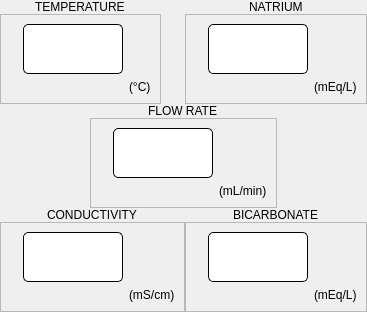
              <widget class="QFrame" name="s_data">
               <property name="frameShape">
                <enum>QFrame::NoFrame</enum>
               </property>
               <property name="frameShadow">
                <enum>QFrame::Raised</enum>
               </property>
               <layout class="QVBoxLayout" name="verticalLayout_3">
                <property name="spacing">
                 <number>0</number>
                </property>
                <property name="leftMargin">
                 <number>0</number>
                </property>
                <property name="topMargin">
                 <number>0</number>
                </property>
                <property name="rightMargin">
                 <number>0</number>
                </property>
                <property name="bottomMargin">
                 <number>0</number>
                </property>
                <item>
                 <widget class="QFrame" name="frame">
                  <property name="frameShape">
                   <enum>QFrame::NoFrame</enum>
                  </property>
                  <property name="frameShadow">
                   <enum>QFrame::Raised</enum>
                  </property>
                  <layout class="QHBoxLayout" name="horizontalLayout_3">
                   <property name="spacing">
                    <number>0</number>
                   </property>
                   <property name="leftMargin">
                    <number>0</number>
                   </property>
                   <property name="topMargin">
                    <number>0</number>
                   </property>
                   <property name="rightMargin">
                    <number>0</number>
                   </property>
                   <property name="bottomMargin">
                    <number>0</number>
                   </property>
                   <item>
                    <widget class="QFrame" name="frame_5">
                     <property name="frameShape">
                      <enum>QFrame::NoFrame</enum>
                     </property>
                     <property name="frameShadow">
                      <enum>QFrame::Raised</enum>
                     </property>
                     <layout class="QVBoxLayout" name="verticalLayout_4" stretch="0,0">
                      <property name="spacing">
                       <number>0</number>
                      </property>
                      <property name="leftMargin">
                       <number>0</number>
                      </property>
                      <property name="topMargin">
                       <number>0</number>
                      </property>
                      <property name="rightMargin">
                       <number>0</number>
                      </property>
                      <property name="bottomMargin">
                       <number>0</number>
                      </property>
                      <item alignment="Qt::AlignHCenter|Qt::AlignVCenter">
                       <widget class="QLabel" name="label">
                        <property name="text">
                         <string>TEMPERATURE</string>
                        </property>
                       </widget>
                      </item>
                      <item>
                       <widget class="QFrame" name="frame_4">
                        <property name="frameShape">
                         <enum>QFrame::StyledPanel</enum>
                        </property>
                        <property name="frameShadow">
                         <enum>QFrame::Raised</enum>
                        </property>
                        <layout class="QGridLayout" name="gridLayout_3">
                         <item row="1" column="2" alignment="Qt::AlignLeft|Qt::AlignTop">
                          <widget class="QLabel" name="label_26">
                           <property name="text">
                            <string>(°C)</string>
                           </property>
                          </widget>
                         </item>
                         <item row="0" column="1" alignment="Qt::AlignHCenter|Qt::AlignVCenter">
                          <widget class="QLineEdit" name="s1_edit_4">
                           <property name="sizePolicy">
                            <sizepolicy hsizetype="Preferred" vsizetype="Preferred">
                             <horstretch>0</horstretch>
                             <verstretch>0</verstretch>
                            </sizepolicy>
                           </property>
                           <property name="minimumSize">
                            <size>
                             <width>100</width>
                             <height>50</height>
                            </size>
                           </property>
                           <property name="maximumSize">
                            <size>
                             <width>100</width>
                             <height>50</height>
                            </size>
                           </property>
                           <property name="styleSheet">
                            <string notr="true">background: #FFFFFF;
border: 1px solid #000000;
border-radius: 5px;</string>
                           </property>
                          </widget>
                         </item>
                         <item row="1" column="0">
                          <widget class="QLabel" name="label_25">
                           <property name="text">
                            <string/>
                           </property>
                          </widget>
                         </item>
                        </layout>
                       </widget>
                      </item>
                     </layout>
                    </widget>
                   </item>
                   <item>
                    <widget class="QFrame" name="frame_6">
                     <property name="frameShape">
                      <enum>QFrame::NoFrame</enum>
                     </property>
                     <property name="frameShadow">
                      <enum>QFrame::Raised</enum>
                     </property>
                    </widget>
                   </item>
                   <item>
                    <widget class="QFrame" name="frame_7">
                     <property name="frameShape">
                      <enum>QFrame::NoFrame</enum>
                     </property>
                     <property name="frameShadow">
                      <enum>QFrame::Raised</enum>
                     </property>
                     <layout class="QVBoxLayout" name="verticalLayout_8">
                      <property name="spacing">
                       <number>0</number>
                      </property>
                      <property name="leftMargin">
                       <number>0</number>
                      </property>
                      <property name="topMargin">
                       <number>0</number>
                      </property>
                      <property name="rightMargin">
                       <number>0</number>
                      </property>
                      <property name="bottomMargin">
                       <number>0</number>
                      </property>
                      <item alignment="Qt::AlignHCenter|Qt::AlignVCenter">
                       <widget class="QLabel" name="label_4">
                        <property name="text">
                         <string>NATRIUM</string>
                        </property>
                       </widget>
                      </item>
                      <item>
                       <widget class="QFrame" name="frame_34">
                        <property name="frameShape">
                         <enum>QFrame::StyledPanel</enum>
                        </property>
                        <property name="frameShadow">
                         <enum>QFrame::Raised</enum>
                        </property>
                        <layout class="QGridLayout" name="gridLayout_4">
                         <item row="1" column="2" alignment="Qt::AlignLeft|Qt::AlignTop">
                          <widget class="QLabel" name="label_27">
                           <property name="text">
                            <string>(mEq/L)</string>
                           </property>
                          </widget>
                         </item>
                         <item row="0" column="1" alignment="Qt::AlignHCenter|Qt::AlignVCenter">
                          <widget class="QLineEdit" name="s1_edit_5">
                           <property name="sizePolicy">
                            <sizepolicy hsizetype="Preferred" vsizetype="Preferred">
                             <horstretch>0</horstretch>
                             <verstretch>0</verstretch>
                            </sizepolicy>
                           </property>
                           <property name="minimumSize">
                            <size>
                             <width>100</width>
                             <height>50</height>
                            </size>
                           </property>
                           <property name="maximumSize">
                            <size>
                             <width>100</width>
                             <height>50</height>
                            </size>
                           </property>
                           <property name="styleSheet">
                            <string notr="true">background: #FFFFFF;
border: 1px solid #000000;
border-radius: 5px;</string>
                           </property>
                          </widget>
                         </item>
                         <item row="1" column="0">
                          <widget class="QLabel" name="label_28">
                           <property name="text">
                            <string/>
                           </property>
                          </widget>
                         </item>
                        </layout>
                       </widget>
                      </item>
                     </layout>
                    </widget>
                   </item>
                  </layout>
                 </widget>
                </item>
                <item>
                 <widget class="QFrame" name="frame_2">
                  <property name="frameShape">
                   <enum>QFrame::NoFrame</enum>
                  </property>
                  <property name="frameShadow">
                   <enum>QFrame::Raised</enum>
                  </property>
                  <layout class="QHBoxLayout" name="horizontalLayout_4">
                   <property name="spacing">
                    <number>0</number>
                   </property>
                   <property name="leftMargin">
                    <number>0</number>
                   </property>
                   <property name="topMargin">
                    <number>0</number>
                   </property>
                   <property name="rightMargin">
                    <number>0</number>
                   </property>
                   <property name="bottomMargin">
                    <number>0</number>
                   </property>
                   <item>
                    <widget class="QFrame" name="frame_8">
                     <property name="frameShape">
                      <enum>QFrame::NoFrame</enum>
                     </property>
                     <property name="frameShadow">
                      <enum>QFrame::Raised</enum>
                     </property>
                    </widget>
                   </item>
                   <item>
                    <widget class="QFrame" name="frame_9">
                     <property name="frameShape">
                      <enum>QFrame::NoFrame</enum>
                     </property>
                     <property name="frameShadow">
                      <enum>QFrame::Raised</enum>
                     </property>
                     <layout class="QVBoxLayout" name="verticalLayout_7">
                      <property name="spacing">
                       <number>0</number>
                      </property>
                      <property name="leftMargin">
                       <number>0</number>
                      </property>
                      <property name="topMargin">
                       <number>0</number>
                      </property>
                      <property name="rightMargin">
                       <number>0</number>
                      </property>
                      <property name="bottomMargin">
                       <number>0</number>
                      </property>
                      <item alignment="Qt::AlignHCenter|Qt::AlignVCenter">
                       <widget class="QLabel" name="label_6">
                        <property name="text">
                         <string>FLOW RATE</string>
                        </property>
                       </widget>
                      </item>
                      <item>
                       <widget class="QFrame" name="frame_35">
                        <property name="frameShape">
                         <enum>QFrame::StyledPanel</enum>
                        </property>
                        <property name="frameShadow">
                         <enum>QFrame::Raised</enum>
                        </property>
                        <layout class="QGridLayout" name="gridLayout_5">
                         <item row="1" column="2" alignment="Qt::AlignLeft|Qt::AlignTop">
                          <widget class="QLabel" name="label_29">
                           <property name="text">
                            <string>(mL/min)</string>
                           </property>
                          </widget>
                         </item>
                         <item row="0" column="1" alignment="Qt::AlignHCenter|Qt::AlignVCenter">
                          <widget class="QLineEdit" name="s1_edit_6">
                           <property name="sizePolicy">
                            <sizepolicy hsizetype="Preferred" vsizetype="Preferred">
                             <horstretch>0</horstretch>
                             <verstretch>0</verstretch>
                            </sizepolicy>
                           </property>
                           <property name="minimumSize">
                            <size>
                             <width>100</width>
                             <height>50</height>
                            </size>
                           </property>
                           <property name="maximumSize">
                            <size>
                             <width>100</width>
                             <height>50</height>
                            </size>
                           </property>
                           <property name="styleSheet">
                            <string notr="true">background: #FFFFFF;
border: 1px solid #000000;
border-radius: 5px;</string>
                           </property>
                          </widget>
                         </item>
                         <item row="1" column="0">
                          <widget class="QLabel" name="label_30">
                           <property name="text">
                            <string/>
                           </property>
                          </widget>
                         </item>
                        </layout>
                       </widget>
                      </item>
                     </layout>
                    </widget>
                   </item>
                   <item>
                    <widget class="QFrame" name="frame_10">
                     <property name="frameShape">
                      <enum>QFrame::NoFrame</enum>
                     </property>
                     <property name="frameShadow">
                      <enum>QFrame::Raised</enum>
                     </property>
                    </widget>
                   </item>
                  </layout>
                 </widget>
                </item>
                <item>
                 <widget class="QFrame" name="frame_3">
                  <property name="frameShape">
                   <enum>QFrame::NoFrame</enum>
                  </property>
                  <property name="frameShadow">
                   <enum>QFrame::Raised</enum>
                  </property>
                  <layout class="QHBoxLayout" name="horizontalLayout_5">
                   <property name="spacing">
                    <number>0</number>
                   </property>
                   <property name="leftMargin">
                    <number>0</number>
                   </property>
                   <property name="topMargin">
                    <number>0</number>
                   </property>
                   <property name="rightMargin">
                    <number>0</number>
                   </property>
                   <property name="bottomMargin">
                    <number>0</number>
                   </property>
                   <item>
                    <widget class="QFrame" name="frame_11">
                     <property name="frameShape">
                      <enum>QFrame::NoFrame</enum>
                     </property>
                     <property name="frameShadow">
                      <enum>QFrame::Raised</enum>
                     </property>
                     <layout class="QVBoxLayout" name="verticalLayout_5">
                      <property name="spacing">
                       <number>0</number>
                      </property>
                      <property name="leftMargin">
                       <number>0</number>
                      </property>
                      <property name="topMargin">
                       <number>0</number>
                      </property>
                      <property name="rightMargin">
                       <number>0</number>
                      </property>
                      <property name="bottomMargin">
                       <number>0</number>
                      </property>
                      <item alignment="Qt::AlignHCenter|Qt::AlignVCenter">
                       <widget class="QLabel" name="label_8">
                        <property name="text">
                         <string>CONDUCTIVITY</string>
                        </property>
                       </widget>
                      </item>
                      <item>
                       <widget class="QFrame" name="frame_36">
                        <property name="frameShape">
                         <enum>QFrame::StyledPanel</enum>
                        </property>
                        <property name="frameShadow">
                         <enum>QFrame::Raised</enum>
                        </property>
                        <layout class="QGridLayout" name="gridLayout_6">
                         <item row="1" column="2" alignment="Qt::AlignLeft|Qt::AlignTop">
                          <widget class="QLabel" name="label_31">
                           <property name="text">
                            <string>(mS/cm)</string>
                           </property>
                          </widget>
                         </item>
                         <item row="0" column="1" alignment="Qt::AlignHCenter|Qt::AlignVCenter">
                          <widget class="QLineEdit" name="s1_edit_7">
                           <property name="sizePolicy">
                            <sizepolicy hsizetype="Preferred" vsizetype="Preferred">
                             <horstretch>0</horstretch>
                             <verstretch>0</verstretch>
                            </sizepolicy>
                           </property>
                           <property name="minimumSize">
                            <size>
                             <width>100</width>
                             <height>50</height>
                            </size>
                           </property>
                           <property name="maximumSize">
                            <size>
                             <width>100</width>
                             <height>50</height>
                            </size>
                           </property>
                           <property name="styleSheet">
                            <string notr="true">background: #FFFFFF;
border: 1px solid #000000;
border-radius: 5px;</string>
                           </property>
                          </widget>
                         </item>
                         <item row="1" column="0">
                          <widget class="QLabel" name="label_32">
                           <property name="text">
                            <string/>
                           </property>
                          </widget>
                         </item>
                        </layout>
                       </widget>
                      </item>
                     </layout>
                    </widget>
                   </item>
                   <item>
                    <widget class="QFrame" name="frame_12">
                     <property name="frameShape">
                      <enum>QFrame::NoFrame</enum>
                     </property>
                     <property name="frameShadow">
                      <enum>QFrame::Raised</enum>
                     </property>
                    </widget>
                   </item>
                   <item>
                    <widget class="QFrame" name="frame_13">
                     <property name="frameShape">
                      <enum>QFrame::NoFrame</enum>
                     </property>
                     <property name="frameShadow">
                      <enum>QFrame::Raised</enum>
                     </property>
                     <layout class="QVBoxLayout" name="verticalLayout_6">
                      <property name="spacing">
                       <number>0</number>
                      </property>
                      <property name="leftMargin">
                       <number>0</number>
                      </property>
                      <property name="topMargin">
                       <number>0</number>
                      </property>
                      <property name="rightMargin">
                       <number>0</number>
                      </property>
                      <property name="bottomMargin">
                       <number>0</number>
                      </property>
                      <item alignment="Qt::AlignHCenter|Qt::AlignVCenter">
                       <widget class="QLabel" name="label_10">
                        <property name="text">
                         <string>BICARBONATE</string>
                        </property>
                       </widget>
                      </item>
                      <item>
                       <widget class="QFrame" name="frame_38">
                        <property name="frameShape">
                         <enum>QFrame::StyledPanel</enum>
                        </property>
                        <property name="frameShadow">
                         <enum>QFrame::Raised</enum>
                        </property>
                        <layout class="QGridLayout" name="gridLayout_7">
                         <item row="1" column="2" alignment="Qt::AlignLeft|Qt::AlignTop">
                          <widget class="QLabel" name="label_33">
                           <property name="text">
                            <string>(mEq/L)</string>
                           </property>
                          </widget>
                         </item>
                         <item row="0" column="1" alignment="Qt::AlignHCenter|Qt::AlignVCenter">
                          <widget class="QLineEdit" name="s1_edit_9">
                           <property name="sizePolicy">
                            <sizepolicy hsizetype="Preferred" vsizetype="Preferred">
                             <horstretch>0</horstretch>
                             <verstretch>0</verstretch>
                            </sizepolicy>
                           </property>
                           <property name="minimumSize">
                            <size>
                             <width>100</width>
                             <height>50</height>
                            </size>
                           </property>
                           <property name="maximumSize">
                            <size>
                             <width>100</width>
                             <height>50</height>
                            </size>
                           </property>
                           <property name="styleSheet">
                            <string notr="true">background: #FFFFFF;
border: 1px solid #000000;
border-radius: 5px;</string>
                           </property>
                          </widget>
                         </item>
                         <item row="1" column="0">
                          <widget class="QLabel" name="label_34">
                           <property name="text">
                            <string/>
                           </property>
                          </widget>
                         </item>
                        </layout>
                       </widget>
                      </item>
                     </layout>
                    </widget>
                   </item>
                  </layout>
                 </widget>
                </item>
               </layout>
              </widget>
